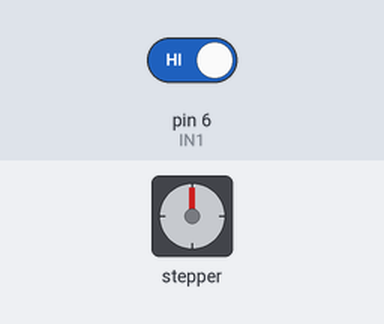
A sketch run on a simulated Arduino Uno, built with avr-gcc and run on an emulated ATmega328P. Parts: stepper motor. Wiring (inferred from the names in the program): stepper motor (2048 steps per turn assumed): coils pin 2, pin 3, pin 4, pin 5. The inputs (shaded band) are chosen by the test bench; at power-on: pin 6 (IN1) HIGH.

Above: at 1.2 s.
1.3 s: pin 6 (IN1) driven LOW
At 2.05 s:
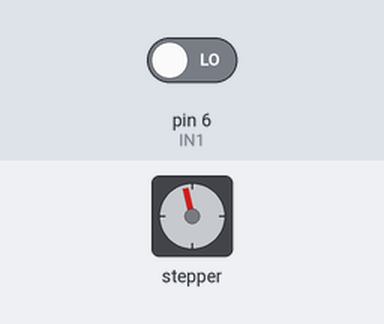
4.3 s: pin 6 (IN1) driven HIGH
At 4.3 s:
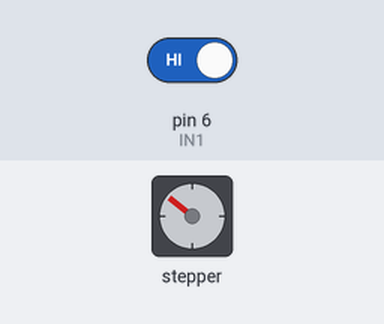
5.8 s: pin 6 (IN1) driven LOW
At 8.5 s:
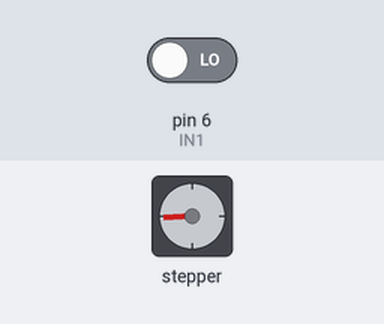
Timing chart, 0 to 10.0 s (numbered marks = the images above; inputs shaded):
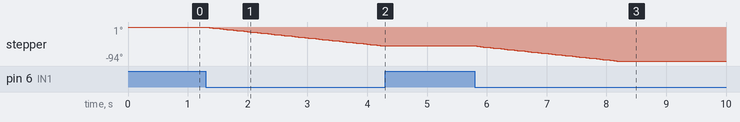

Measured:
- after the input at 1.3 s, stepper: keeps turning counter-clockwise at about 18°/s, starting after 0.06 s
- after the input at 4.3 s, stepper: stops changing and stays -52°
- after the input at 5.8 s, stepper: turns 42° counter-clockwise in 2.3 s, starting at once

The sketch:

stepper_control.ino
```cpp
#include <Stepper.h>
//#include <string.h>

    #define OUT1  2
    #define OUT2  3
    #define OUT3  4
    #define OUT4  5
    #define IN1 6
     int steps = 0;
     int _axis;
     bool _dir;
     int index = 1;


void setup() {
    Serial.begin(9600);
    pinMode(OUT1, OUTPUT);
    pinMode(OUT2, OUTPUT);
    pinMode(OUT3, OUTPUT);
    pinMode(OUT4, OUTPUT);
    pinMode(IN1, INPUT);


}

void loop() {

  //Serial.println(index);
  float count = 2165/360*90;
  if(digitalRead(IN1)==LOW && steps!=count)
  {

    steps=steps+1;
  stepper_move(OUT1,true,index);
  index= index+1;
  if(index>4)
  {index=1;}
  delay(10);
  //Serial.println(steps);
  }

}

/* This function is called by the following s/w commands
 *  set1/set2/set3
 *  move
 *  time
*/

/*
float serialGetFloat(){
  char bytes[9], sign;
  int nbytes = 0;
  float fex;
  bool recv = false;

  bytes[8] = '\0';
  Serial.println("float");
  while(!recv){
    if (Serial.available() > 0) {
      sign = Serial.read();//Float with eight representation bytes (including dot and sign)
      while(nbytes < 8)
        if(Serial.available() > 0){
          bytes[nbytes] = Serial.read();
          nbytes++;
        }
      fex = strtod(bytes, NULL);
      if(sign=='-')
        fex = 0.0 - fex;
      recv = true;
    }
  }
  Serial.println("_OK_");
  return fex;
}*/

void stepper_move(int _axis,bool _dir, int index)
        {
          int A;
          int B;
          int C;
          int D;
          int ptr;

          if(_axis == OUT1)//For X axis
            {
              A = OUT1;
              B = OUT2;
              C = OUT3;
              D = OUT4;
            }
            /*
            if(_axis ==_stPin1_y)//For Y axis
            {
              A = _stPin1_y;
              B = _stPin2_y;
              C = _stPin3_y;
              D = _stPin4_y;
            }*/

          if(_dir == true)//CounterClockwise
          {
            if(index==1)
            ptr=4;
            if(index==2)
            ptr=3;
            if(index==3)
            ptr=2;
            if(index==4)
            ptr=1;

          }

            if(_dir == false)//Clockwise
          {
            if(index==1)
            ptr=1;
            if(index==2)
            ptr=2;
            if(index==3)
            ptr=3;
            if(index==4)
            ptr=4;

          }
          /*       //Fullstepping
              if(index == 1)
              {
                digitalWrite(A, HIGH);
                digitalWrite(B, HIGH);
                digitalWrite(C, LOW);
                digitalWrite(D, LOW);
              }
               if(index == 2)
              {
                digitalWrite(A, LOW);
                digitalWrite(B, HIGH);
                digitalWrite(C, HIGH);
                digitalWrite(D, LOW);
              }
              if(index == 3)
              {
                digitalWrite(A, LOW);
                digitalWrite(B, LOW);
                digitalWrite(C, HIGH);
                digitalWrite(D, HIGH);
              }
              if(index == 4)
              {
                digitalWrite(A, HIGH);
                digitalWrite(B, LOW);
                digitalWrite(C, LOW);
                digitalWrite(D, HIGH);
              }

              */
              //wave drive

               if(ptr==1)
              {
                digitalWrite(A, HIGH);
                digitalWrite(B, LOW);
                digitalWrite(C, LOW);
                digitalWrite(D, LOW);
                //Serial.println("first");
              }
               if(ptr==2)
              {
                digitalWrite(A, LOW);
                digitalWrite(B, HIGH);
                digitalWrite(C, LOW);
                digitalWrite(D, LOW);
                //Serial.println("second");
              }
              if(ptr==3)
              {
                digitalWrite(A, LOW);
                digitalWrite(B, LOW);
                digitalWrite(C, HIGH);
                digitalWrite(D, LOW);
                //Serial.println("third");
              }
              if(ptr==4)
              {
                digitalWrite(A, LOW);
                digitalWrite(B, LOW);
                digitalWrite(C, LOW);
                digitalWrite(D, HIGH);
                //Serial.println("fourth");
              }
        }
```
